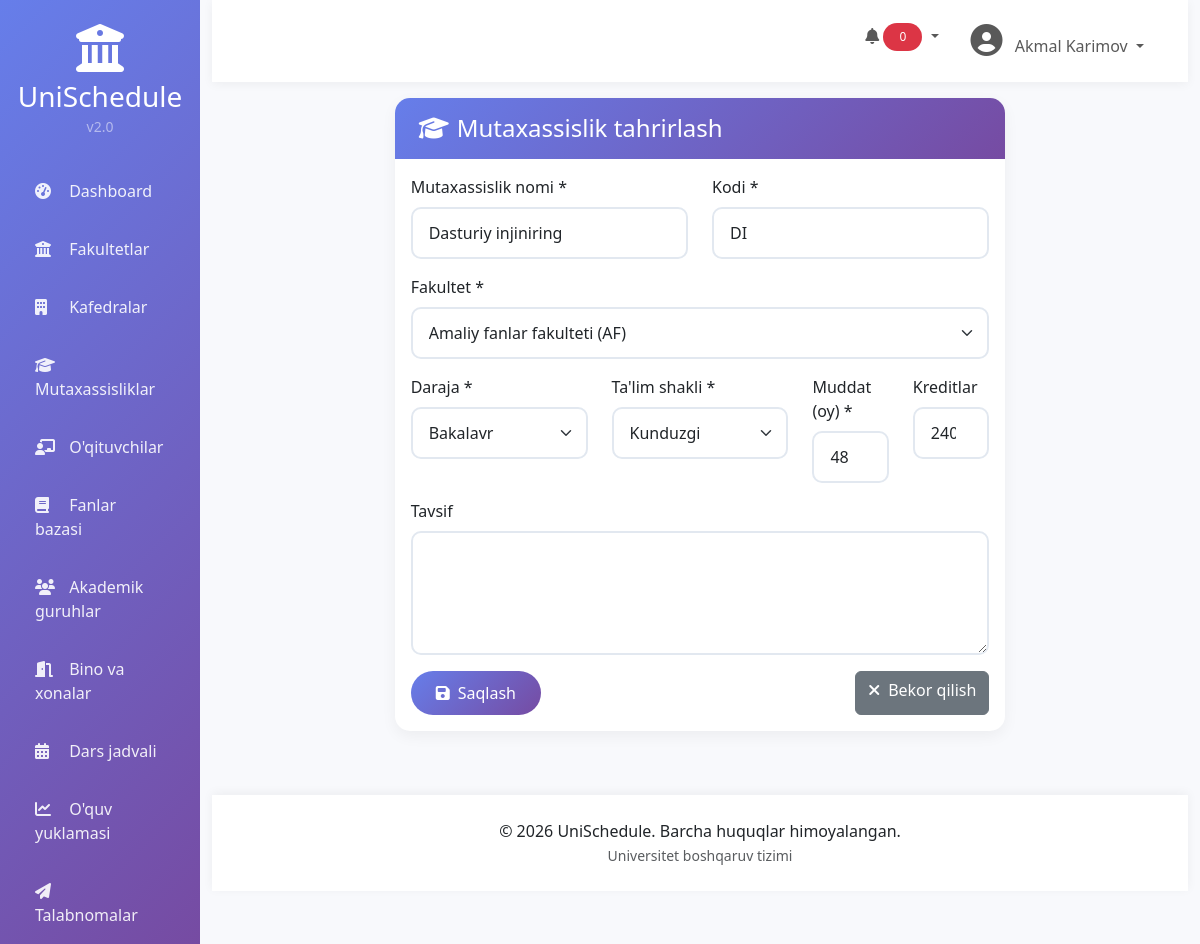
The app's page /specializations/2/edit/ (signed in) with its own data.
### specializations/models.py (models this page shows, shortened)
class Specialization(models.Model):
    EDUCATION_TYPES = [
        ('kunduzgi', 'Kunduzgi'),
        ('sirtqi', 'Sirtqi'),
        ('kechki', 'Kechki'),
        ('masofaviy', 'Masofaviy'),
    ]
    DEGREE_TYPES = [
        ('bakalavr', 'Bakalavr'),
        ('magistr', 'Magistr'),
        ('doktorantura', 'Doktorantura'),
    ]
    name = models.CharField(max_length=255, verbose_name="Mutaxassislik nomi")
    code = models.CharField(max_length=20, unique=True, verbose_name="Kodi")
    faculty = models.ForeignKey(Faculty, on_delete=models.CASCADE, related_name='specializations',
                                verbose_name="Fakultet")
    degree_type = models.CharField(max_length=20, choices=DEGREE_TYPES, default='bakalavr', verbose_name="Daraja")
    education_type = models.CharField(max_length=20, choices=EDUCATION_TYPES, verbose_name="Ta'lim shakli")
    duration = models.PositiveSmallIntegerField(help_text="Muddat (oylarda)", verbose_name="Muddat")
    credits = models.PositiveSmallIntegerField(default=0, verbose_name="Kreditlar")
    description = models.TextField(blank=True, verbose_name="Tavsif")
    created_at = models.DateTimeField(auto_now_add=True)
    updated_at = models.DateTimeField(auto_now=True)
    class Meta:
        verbose_name = "Mutaxassislik"
        verbose_name_plural = "Mutaxassisliklar"
        ordering = ['faculty__name', 'name']

### faculties/models.py (models this page shows, shortened)
class Faculty(models.Model):
    name = models.CharField(max_length=255, verbose_name="Nomi")
    code = models.CharField(max_length=20, unique=True, verbose_name="Kodi")
    description = models.TextField(blank=True, verbose_name="Tavsif")
    dean_name = models.CharField(max_length=255, blank=True, verbose_name="Dekan ismi")
    phone = models.CharField(max_length=20, blank=True, verbose_name="Telefon")
    email = models.EmailField(blank=True, verbose_name="Email")
    established_date = models.DateField(null=True, blank=True, verbose_name="Tashkil etilgan sana")
    created_at = models.DateTimeField(auto_now_add=True)
    updated_at = models.DateTimeField(auto_now=True)
    class Meta:
        verbose_name = "Fakultet"
        verbose_name_plural = "Fakultetlar"
        ordering = ['name']

### specializations/views.py (the view, shortened to what this page needs)
# urls.py: path('<int:pk>/edit/', views.specialization_edit, name='specialization_edit'),
@login_required
def specialization_edit(request, pk):
    specialization = get_object_or_404(Specialization, pk=pk)
    context = {
        'specialization': specialization,
        'title': 'Mutaxassislik tahrirlash',
        'faculties': Faculty.objects.all(),
        'degree_types': Specialization.DEGREE_TYPES,
        'education_types': Specialization.EDUCATION_TYPES,
    }
    return render(request, 'specializations/form.html', context)

### templates/specializations/form.html (shortened to what this page needs)
{% extends 'base.html' %}
{% block content %}
<div class="row justify-content-center">
    <div class="col-md-8">
        <div class="card">
            <div class="card-header">
                <h4 class="mb-0">
                    <i class="fas fa-graduation-cap me-2"></i>{{ title }}
                </h4>
            </div>
            <div class="card-body">
                <form method="POST">
                    <div class="row mb-3">
                        <div class="col-md-6">
                            <label for="name" class="form-label">Mutaxassislik nomi *</label>
                            <input type="text" class="form-control" id="name" name="name"
                                   value="{{ specialization.name|default:'' }}" required>
                        </div>
                        <div class="col-md-6">
                            <label for="code" class="form-label">Kodi *</label>
                            <input type="text" class="form-control" id="code" name="code"
                                   value="{{ specialization.code|default:'' }}" required>
                        </div>
                    </div>
                    <div class="mb-3">
                        <label for="faculty" class="form-label">Fakultet *</label>
                        <select class="form-select" id="faculty" name="faculty" required>
                            {% for faculty in faculties %}
                            <option value="{{ faculty.id }}"
                                {% if specialization.faculty.id == faculty.id %}selected{% endif %}>
                                {{ faculty.name }} ({{ faculty.code }})
                            </option>
                            {% endfor %}
                        </select>
                    </div>
                    <div class="row mb-3">
                        <div class="col-md-4">
                            <label for="degree_type" class="form-label">Daraja *</label>
                            <select class="form-select" id="degree_type" name="degree_type" required>
                                {% for value, label in degree_types %}
                                <option value="{{ value }}" {% if specialization.degree_type == value %}selected{% endif %}>
                                    {{ label }}
                                </option>
                                {% endfor %}
                            </select>
                        </div>
                        <div class="col-md-4">
                            <label for="education_type" class="form-label">Ta'lim shakli *</label>
                            <select class="form-select" id="education_type" name="education_type" required>
                                {% for value, label in education_types %}
                                <option value="{{ value }}" {% if specialization.education_type == value %}selected{% endif %}>
                                    {{ label }}
                                </option>
                                {% endfor %}
                            </select>
                        </div>
                        <div class="col-md-2">
                            <label for="duration" class="form-label">Muddat (oy) *</label>
                            <input type="number" class="form-control" id="duration" name="duration"
                                   value="{{ specialization.duration|default:48 }}" required>
                        </div>
                        <div class="col-md-2">
                            <label for="credits" class="form-label">Kreditlar</label>
                            <input type="number" class="form-control" id="credits" name="credits"
                                   value="{{ specialization.credits|default:0 }}">
                        </div>
                    </div>
                    <div class="mb-3">
                        <label for="description" class="form-label">Tavsif</label>
                        <textarea class="form-control" id="description" name="description" rows="4">{{ specialization.description|default:'' }}</textarea>
                    </div>
                    <div class="d-flex justify-content-between">
                        <button type="submit" class="btn btn-custom">
                            <i class="fas fa-save me-2"></i>Saqlash
                        </button>
                        <a href="{% url 'specialization_list' %}" class="btn btn-secondary">
                            <i class="fas fa-times me-2"></i>Bekor qilish
                        </a>
                    </div>
                </form>
            </div>
        </div>
    </div>
</div>
{% endblock %}

### templates/base.html (shortened to what this page needs)
<!DOCTYPE html>
<html lang="uz">
<head>
    <link href="https://cdn.jsdelivr.net/npm/bootstrap@5.3.0/dist/css/bootstrap.min.css" rel="stylesheet">
    <link href="https://cdnjs.cloudflare.com/ajax/libs/font-awesome/6.4.0/css/all.min.css" rel="stylesheet">
    <link href="https://cdn.datatables.net/1.13.6/css/dataTables.bootstrap5.min.css" rel="stylesheet">
    {% load static %}
    <link rel="stylesheet" href="{% static 'css/style.css' %}">
</head>
<body>
    <div class="container-fluid">
        <div class="row">
            <div class="col-md-3 col-lg-2 px-0 sidebar" id="sidebar">
                <div class="text-center py-4">
                    <div class="logo">
                        <i class="fas fa-university fa-3x text-white mb-2"></i>
                        <h3 class="text-white mb-0">UniSchedule</h3>
                        <small class="text-white-50">v2.0</small>
                    </div>
                </div>
                <nav class="nav flex-column">
                    <a class="nav-link {% if request.resolver_match.url_name == 'dashboard' %}active{% endif %}" href="/">
                        <i class="fas fa-tachometer-alt"></i> <span>Dashboard</span>
                    </a>
                    <a class="nav-link" href="/faculties/">
                        <i class="fas fa-university"></i> <span>Fakultetlar</span>
                    </a>
                    <a class="nav-link" href="/departments/">
                        <i class="fas fa-building"></i> <span>Kafedralar</span>
                    </a>
                    <a class="nav-link" href="/specializations/">
                        <i class="fas fa-graduation-cap"></i> <span>Mutaxassisliklar</span>
                    </a>
                    <a class="nav-link" href="/teachers/">
                        <i class="fas fa-chalkboard-user"></i> <span>O'qituvchilar</span>
                    </a>
                    <a class="nav-link" href="/subjects/">
                        <i class="fas fa-book"></i> <span>Fanlar bazasi</span>
                    </a>
                    <a class="nav-link" href="/groups/">
                        <i class="fas fa-users"></i> <span>Akademik guruhlar</span>
                    </a>
                    <a class="nav-link" href="/rooms/">
                        <i class="fas fa-door-open"></i> <span>Bino va xonalar</span>
                    </a>
                    <a class="nav-link" href="/schedule/">
                        <i class="fas fa-calendar-alt"></i> <span>Dars jadvali</span>
                    </a>
                    <a class="nav-link" href="/workload/">
                        <i class="fas fa-chart-line"></i> <span>O'quv yuklamasi</span>
                    </a>
                    <a class="nav-link" href="/requests/">
                        <i class="fas fa-paper-plane"></i> <span>Talabnomalar</span>
                    </a>
                </nav>
            </div>
            <div class="col-md-9 col-lg-10 main-content">
                <nav class="navbar navbar-expand-lg navbar-custom">
                    <div class="container-fluid">
                        <div class="collapse navbar-collapse">
                            <ul class="navbar-nav ms-auto">
                                <li class="nav-item me-3">
                                    <div class="dropdown">
                                        <button class="btn btn-link nav-link dropdown-toggle" type="button" id="notificationDropdown" data-bs-toggle="dropdown">
                                            <i class="fas fa-bell"></i>
                                            <span class="badge bg-danger" id="notificationBadge">0</span>
                                        </button>
                                    </div>
                                </li>
                                <li class="nav-item dropdown">
                                    <a class="nav-link dropdown-toggle" href="#" id="navbarDropdown" role="button" data-bs-toggle="dropdown">
                                        <i class="fas fa-user-circle fa-2x"></i>
                                        <span class="ms-2">{{ user.get_full_name|default:user.username }}</span>
                                    </a>
                                </li>
                            </ul>
                        </div>
                    </div>
                </nav>
                <div class="px-4 py-3 fade-in">
                    {% block content %}{% endblock %}
                </div>
                <div class="footer">
                    <p class="mb-0">
                        &copy; 2026 UniSchedule. Barcha huquqlar himoyalangan.
                        <br>
                        <small class="text-muted">Universitet boshqaruv tizimi</small>
                    </p>
                </div>
            </div>
        </div>
    </div>
</body>
</html>

### static/css/style.css (style rules this page uses)
:root { --primary: #667eea; --primary-dark: #5a67d8; --secondary: #764ba2; --success: #48bb78; --danger: #f56565; --warning: #ed8936; --info: #4299e1; --dark: #2d3748; --light: #f7fafc; }
* { margin: 0; padding: 0; box-sizing: border-box; }
body { font-family: 'Segoe UI', Tahoma, Geneva, Verdana, sans-serif; background: linear-gradient(135deg, #667eea 0%, #764ba2 100%); min-height: 100vh; }
.sidebar { background: linear-gradient(135deg, var(--primary) 0%, var(--secondary) 100%); box-shadow: 2px 0 20px rgba(0,0,0,0.1); transition: all 0.3s; }
.sidebar .nav-link { color: rgba(255,255,255,0.9); padding: 12px 20px; margin: 5px 15px; border-radius: 10px; transition: all 0.3s; position: relative; overflow: hidden; }
.sidebar .nav-link::before { content: ''; position: absolute; top: 0; left: -100%; width: 100%; height: 100%; background: rgba(255,255,255,0.1); transition: left 0.3s; }
.sidebar .nav-link i { margin-right: 10px; width: 20px; }
.main-content { background: #f8f9fc; min-height: 100vh; }
.navbar-custom { background: white; box-shadow: 0 2px 10px rgba(0,0,0,0.05); padding: 1rem 1.5rem; }
.card { border: none; border-radius: 15px; box-shadow: 0 5px 15px rgba(0,0,0,0.05); transition: all 0.3s; overflow: hidden; }
.card-header { background: linear-gradient(135deg, var(--primary) 0%, var(--secondary) 100%); color: white; border: none; padding: 1rem 1.5rem; }
.btn-custom { background: linear-gradient(135deg, var(--primary) 0%, var(--secondary) 100%); color: white; border: none; padding: 10px 25px; border-radius: 25px; transition: all 0.3s; position: relative; overflow: hidden; }
.form-control, .form-select { border-radius: 10px; border: 2px solid #e2e8f0; transition: all 0.3s; padding: 0.75rem 1rem; }
.badge { padding: 0.5rem 1rem; border-radius: 20px; font-weight: 500; }
.fade-in { animation: fadeIn 0.5s ease-in; }
.footer { background: white; padding: 1.5rem; text-align: center; margin-top: 3rem; box-shadow: 0 -2px 10px rgba(0,0,0,0.05); }

### templates/base.html (style rules this page uses)
.sidebar { min-height: 100vh; }

### records on screen
Specialization: name "Dasturiy injiniring", code "DI", faculty "Amaliy fanlar fakulteti (AF)", degree_type "Bakalavr", education_type "Kunduzgi", duration "48", credits "240"

### other values on screen
{{ user.get_full_name|default:user.username }} "Akmal Karimov"
{{ title }} "Mutaxassislik tahrirlash"
